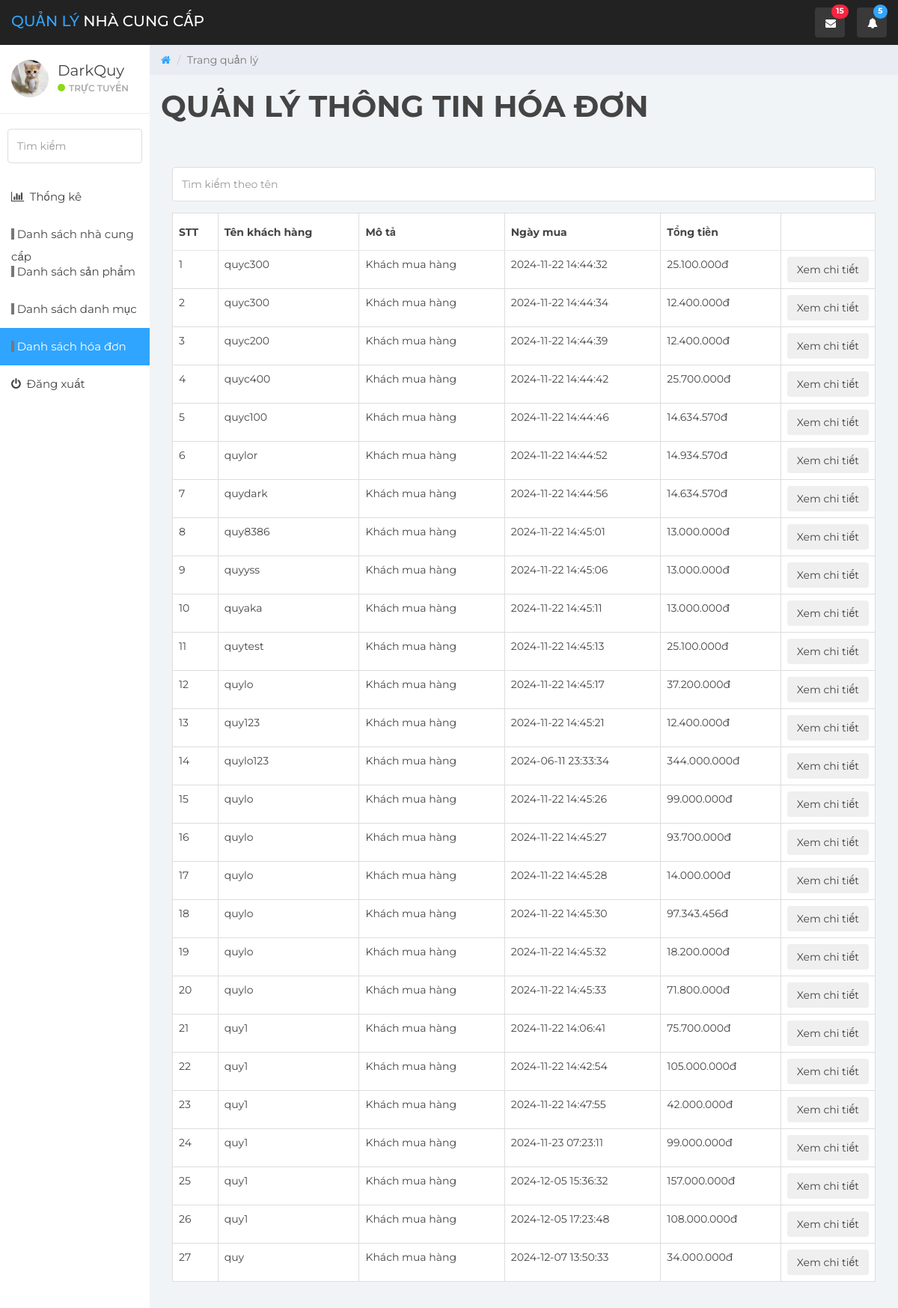
/admin/qlhd.php (signed in), run on the app's committed database.
### tables this page shows
CREATE TABLE `hoa_don` (
  `id` int(11) NOT NULL,
  `ten_khach_hang` varchar(255) NOT NULL,
  `ngay_mua` datetime NOT NULL DEFAULT current_timestamp() ON UPDATE current_timestamp(),
  `mo_ta` varchar(255) DEFAULT NULL,
  `tong_tien` bigint(20) DEFAULT NULL
);

### admin/dbhelp.php (called while the page is built, shortened)
<?php
require_once('config.php');
function executeResult($sql)
{
	$conn = mysqli_connect(HOST, USERNAME, PASSWORD, DATABASE);
	$resultset = mysqli_query($conn, $sql);
	$list      = [];
	while ($row = mysqli_fetch_array($resultset, 1)) {
		$list[] = $row;
	}
	return $list;
}

### admin/config.php (called while the page is built, shortened)
<?php
if (!function_exists('currency_format')) {
	function currency_format($number, $suffix = 'đ')
	{
		if (!empty($number)) {
			return number_format($number, 0, ',', '.') . "{$suffix}";
		}
	}
}

### admin/qlhd.php (the view, shortened to what this page needs)
<?php
require_once('dbhelp.php');
?>
<!DOCTYPE html>
<html>
<head>
    <link href="css/bootstrap.min.css" rel="stylesheet">
    <link href="css/font-awesome.min.css" rel="stylesheet">
    <link href="css/datepicker3.css" rel="stylesheet">
    <link href="css/styles.css" rel="stylesheet">
</head>
<body>
    <nav class="navbar navbar-custom navbar-fixed-top" role="navigation">
        <div class="container-fluid">
            <div class="navbar-header">
                <a class="navbar-brand" href="admin.php"><span>Quản Lý</span> NHÀ CUNG CẤP </a>
                <ul class="nav navbar-top-links navbar-right">
                    <li class="dropdown"><a class="dropdown-toggle count-info" data-toggle="dropdown" href="admin.php">
                            <em class="fa fa-envelope"></em><span class="label label-danger">15</span>
                        </a>
                    </li>
                    <li class="dropdown"><a class="dropdown-toggle count-info" data-toggle="dropdown" href="#">
                            <em class="fa fa-bell"></em><span class="label label-info">5</span>
                        </a>
                    </li>
                </ul>
            </div>
        </div>
    </nav>
    <div id="sidebar-collapse" class="col-sm-3 col-lg-2 sidebar">
        <div class="profile-sidebar">
            <div class="profile-userpic">
                <img src="./images/download.jpg" class="img-responsive" alt="">
            </div>
            <div class="profile-usertitle">
                <div class="profile-usertitle-name">DarkQuy</div>
                <div class="profile-usertitle-status"><span class="indicator label-success"></span>Trực tuyến</div>
            </div>
        </div>
        <form role="search">
            <div class="form-group">
                <input type="text" class="form-control" placeholder="Tìm kiếm">
            </div>
        </form>
        <ul class="nav menu">
            <li><a href="charts.php"><em class="fa fa-bar-chart">&nbsp;</em> Thống kê </a></li>
            <li><a href="qlncc.php"><em class="fa label-default">&nbsp;</em> Danh sách nhà cung cấp</a></li>
            <li><a href="qlsp.php"><em class="fa label-default">&nbsp;</em> Danh sách sản phẩm</a></li>
            <li><a href="qldm.php"><em class="fa label-default">&nbsp;</em> Danh sách danh mục</a></li>
            <li class="active"><a href="qlncc.php"><em class="fa label-default">&nbsp;</em> Danh sách hóa đơn</a></li>
            <li><a href="logout.php"><em class="fa fa-power-off">&nbsp;</em> Đăng xuất</a></li>
        </ul>
    </div>
    <div class="col-sm-9 col-sm-offset-3 col-lg-10 col-lg-offset-2 main">
        <div class="row">
            <ol class="breadcrumb">
                <li><a href="admin.php">
                        <em class="fa fa-home"></em>
                    </a></li>
                <li class="active">Trang quản lý</li>
            </ol>
        </div>
        <div class="row">
            <div class="col-lg-12">
                <h1 class="page-header"><b>QUẢN LÝ THÔNG TIN HÓA ĐƠN</b></h1>
            </div>
        </div>
        <div class="panel-body">
            <form method="get">
                <input type="text" name="s" class="form-control" style="margin-top: 15px; margin-bottom: 15px;" placeholder="Tìm kiếm theo tên">
            </form>
            <table class="table table-bordered">
                <thead>
                    <tr>
                        <th>STT</th>
                        <th>Tên khách hàng</th>
                        <th>Mô tả</th>
                        <th>Ngày mua</th>
                        <th>Tổng tiền</th>
                        <th style="width:60px;"></th>
                    </tr>
                </thead>
                <tbody>
                    <?php
                    if (isset($_GET['s']) && $_GET['s'] != '') {
                        $sql = 'SELECT * FROM hoa_don WHERE ten_khach_hang LIKE "%' . $_GET['s'] . '%"';
                    } else {
                        $sql = 'SELECT * FROM hoa_don';
                    }
                    $List = executeResult($sql);
                    $index = 1;
                    foreach ($List as $std) {
                        echo '<tr>
            <td>' . ($index++) . '</td>
            <td>' . $std['ten_khach_hang'] . '</td>
            <td>' . $std['mo_ta'] . '</td>
            <td>' . $std['ngay_mua'] . '</td>
            <td>' . currency_format($std['tong_tien']) . '</td>
            <td><button class="btn" onclick=\'window.open("chi_tiet_hoa_don.php.?ID=' . $std['id'] . '","_self")\'>Xem chi tiết</button></td>
        ';
                    }
                    ?>
                </tbody>
            </table>
        </div>
    </div>
</body>
</html>

### admin/css/styles.css (style rules this page uses)
body { background: #f1f4f7; padding-top: 60px; font-size: 14px; color: #444444; font-family: "Montserrat", "Helvetica Neue", Helvetica, Arial, sans-serif; }
a, a:hover, a:focus { color: #30a5ff; }
h1, h2, h3, h4, h5, h6 { color: #444444; }
h1 { font-weight: 300; font-size: 40px; }
input.form-control { border: 1px solid #ddd; box-shadow: none; height: 46px; }
.navbar-custom { background: #222; height: 60px; }
.navbar-header .navbar-brand { color: #fff; font-size: 20px; text-transform: uppercase; font-weight: 500; height: 60px; padding-top: 18px; }
.navbar-header .navbar-brand span { color: #30a5ff; }
.dropdown { background: rgba(255, 255, 255, 0.1); float: left; margin: 10px 8px; padding: 0px; border-radius: 4px; }
.dropdown a.dropdown-toggle { color: #fff; height: 40px; width: 40px; padding-top: 11px; padding-left: 9px; }
.dropdown .label { top: -4px; left: 22px; padding-top: 4px; padding-bottom: 4px; position: absolute; border-radius: 9999px; }
.navbar-top-links li:last-child { margin-right: 15px; }
.dropdown em { margin: 0 5px; }
.label-default { background-color: #777; }
.label-success { background-color: #8ad919; }
.label-info { background-color: #30a5ff; }
.label-danger { background-color: #f9243f; }
.navbar { border: 0; }
.sidebar { display: block; padding: 0; display: none; box-shadow: none; background: #fff; }
.sidebar ul { margin: 20px 0px; }
.sidebar form { padding: 10px 0 0 0; margin: 10px 10px 20px 10px; }
@media (min-width: 768px) { .sidebar { display: block; position: fixed; top: 60px; bottom: 0; left: 0; z-index: 1000; display: block; margin: 0; padding: 0; overflow-x: hidden; overflow-y: auto; } }
@media (min-width: 768px) { .navbar-header { width: 100%; } }
.sidebar ul.nav .active a, .sidebar ul.nav li.parent a.active, .sidebar ul.nav .active > a:hover, .sidebar ul.nav li.parent a.active:hover, .sidebar ul.nav .active > a:focus, .sidebar ul.nav li.parent a.active:focus { color: #fff; background-color: #30a5ff; }
.sidebar ul.nav li a { height: 50px; font-size: 15px; line-height: 2em; color: #444444; }
.profile-sidebar { padding: 10px 0; border-bottom: 1px solid #e9ecf2; }
.indicator { width: 10px; height: 10px; display: inline-block; border-radius: 9999px; margin-right: 5px; }
.profile-userpic img { float: left; margin: 10px 0px 0px 15px; width: 50px; height: 50px; border-radius: 9999px !important; }
.profile-usertitle { float: left; text-align: left; margin: 10px 0 0 12px; }
.profile-usertitle-name { font-size: 20px; margin-bottom: 0px; }
.profile-usertitle-status { text-transform: uppercase; color: #AAA; font-size: 12px; font-weight: 600; margin-bottom: 15px; }
.breadcrumb { border-radius: 0; padding: 10px 15px 10px 15px; background: #e9ecf2; margin: 0; }
h1.page-header { margin-top: 20px; border-bottom: 0; }
.table { background: #fff; }
.table > thead > tr > th { border-bottom: 1px solid #e6e7e8; vertical-align: middle; height: 50px; }

### data on the page
hoa_don: ten_khach_hang "quyc300", mo_ta "Khách mua hàng", ngay_mua "2024-11-22 14:44:32", tong_tien "25.100.000đ"
hoa_don: ten_khach_hang "quyc300", mo_ta "Khách mua hàng", ngay_mua "2024-11-22 14:44:34", tong_tien "12.400.000đ"
hoa_don: ten_khach_hang "quyc200", mo_ta "Khách mua hàng", ngay_mua "2024-11-22 14:44:39", tong_tien "12.400.000đ"
hoa_don: ten_khach_hang "quyc400", mo_ta "Khách mua hàng", ngay_mua "2024-11-22 14:44:42", tong_tien "25.700.000đ"
hoa_don: ten_khach_hang "quyc100", mo_ta "Khách mua hàng", ngay_mua "2024-11-22 14:44:46", tong_tien "14.634.570đ"
hoa_don: ten_khach_hang "quylor", mo_ta "Khách mua hàng", ngay_mua "2024-11-22 14:44:52", tong_tien "14.934.570đ"
hoa_don: ten_khach_hang "quydark", mo_ta "Khách mua hàng", ngay_mua "2024-11-22 14:44:56", tong_tien "14.634.570đ"
hoa_don: ten_khach_hang "quy8386", mo_ta "Khách mua hàng", ngay_mua "2024-11-22 14:45:01", tong_tien "13.000.000đ"
hoa_don: ten_khach_hang "quyyss", mo_ta "Khách mua hàng", ngay_mua "2024-11-22 14:45:06", tong_tien "13.000.000đ"
hoa_don: ten_khach_hang "quyaka", mo_ta "Khách mua hàng", ngay_mua "2024-11-22 14:45:11", tong_tien "13.000.000đ"
hoa_don: ten_khach_hang "quytest", mo_ta "Khách mua hàng", ngay_mua "2024-11-22 14:45:13", tong_tien "25.100.000đ"
hoa_don: ten_khach_hang "quylo", mo_ta "Khách mua hàng", ngay_mua "2024-11-22 14:45:17", tong_tien "37.200.000đ"
hoa_don: ten_khach_hang "quy123", mo_ta "Khách mua hàng", ngay_mua "2024-11-22 14:45:21", tong_tien "12.400.000đ"
hoa_don: ten_khach_hang "quylo123", mo_ta "Khách mua hàng", ngay_mua "2024-06-11 23:33:34", tong_tien "344.000.000đ"
hoa_don: ten_khach_hang "quylo", mo_ta "Khách mua hàng", ngay_mua "2024-11-22 14:45:26", tong_tien "99.000.000đ"
hoa_don: ten_khach_hang "quylo", mo_ta "Khách mua hàng", ngay_mua "2024-11-22 14:45:27", tong_tien "93.700.000đ"
hoa_don: ten_khach_hang "quylo", mo_ta "Khách mua hàng", ngay_mua "2024-11-22 14:45:28", tong_tien "14.000.000đ"
hoa_don: ten_khach_hang "quylo", mo_ta "Khách mua hàng", ngay_mua "2024-11-22 14:45:30", tong_tien "97.343.456đ"
hoa_don: ten_khach_hang "quylo", mo_ta "Khách mua hàng", ngay_mua "2024-11-22 14:45:32", tong_tien "18.200.000đ"
hoa_don: ten_khach_hang "quylo", mo_ta "Khách mua hàng", ngay_mua "2024-11-22 14:45:33", tong_tien "71.800.000đ"
hoa_don: ten_khach_hang "quy1", mo_ta "Khách mua hàng", ngay_mua "2024-11-22 14:06:41", tong_tien "75.700.000đ"
hoa_don: ten_khach_hang "quy1", mo_ta "Khách mua hàng", ngay_mua "2024-11-22 14:42:54", tong_tien "105.000.000đ"
hoa_don: ten_khach_hang "quy1", mo_ta "Khách mua hàng", ngay_mua "2024-11-22 14:47:55", tong_tien "42.000.000đ"
hoa_don: ten_khach_hang "quy1", mo_ta "Khách mua hàng", ngay_mua "2024-11-23 07:23:11", tong_tien "99.000.000đ"
hoa_don: ten_khach_hang "quy1", mo_ta "Khách mua hàng", ngay_mua "2024-12-05 15:36:32", tong_tien "157.000.000đ"
hoa_don: ten_khach_hang "quy1", mo_ta "Khách mua hàng", ngay_mua "2024-12-05 17:23:48", tong_tien "108.000.000đ"
hoa_don: ten_khach_hang "quy", mo_ta "Khách mua hàng", ngay_mua "2024-12-07 13:50:33", tong_tien "34.000.000đ"
